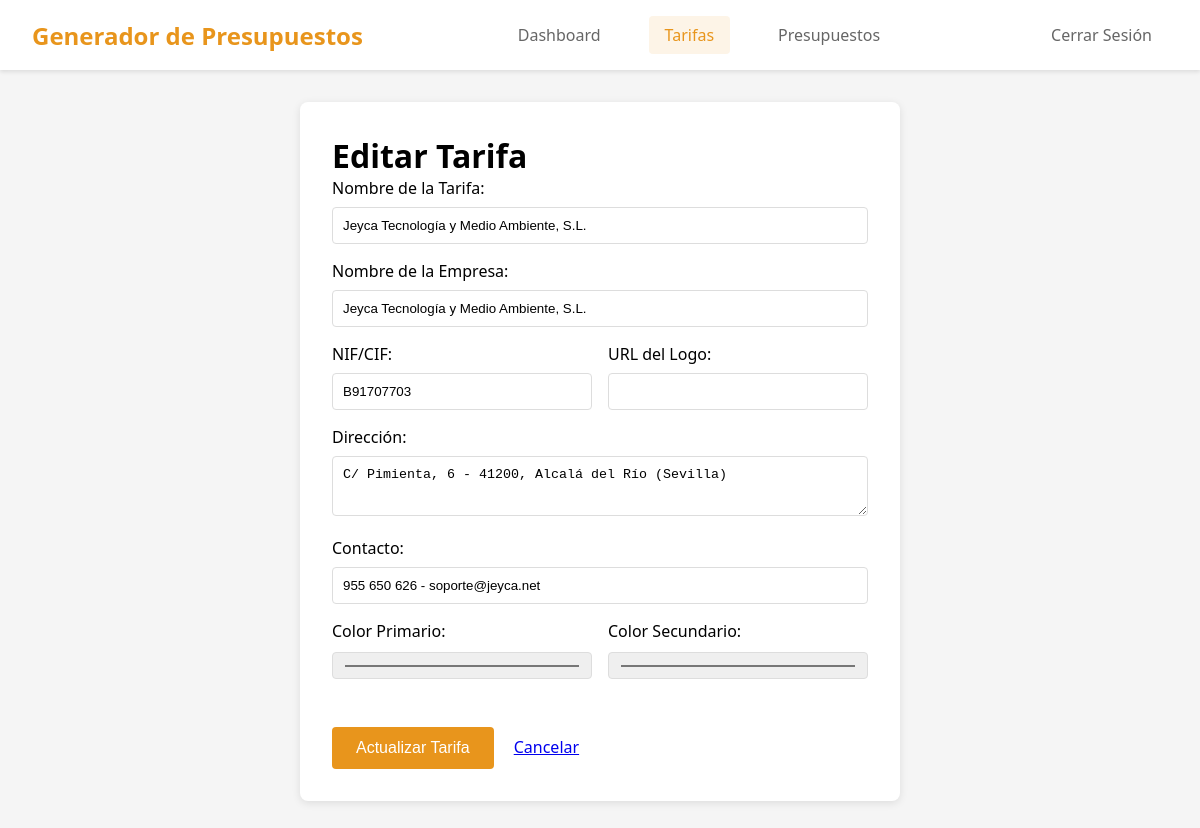
Screenshot of /edit-tariff.php?id=1 (signed in) with the database file from the repository.
### tables this page shows
CREATE TABLE tariffs (
    id INT AUTO_INCREMENT PRIMARY KEY,
    uuid VARCHAR(36) UNIQUE NOT NULL,
    title VARCHAR(255) NOT NULL,
    description TEXT,
    logo_url VARCHAR(500),
    name VARCHAR(255) NOT NULL,
    nif VARCHAR(50),
    address TEXT,
    contact VARCHAR(255),
    template VARCHAR(100) DEFAULT '41200-00001',
    primary_color VARCHAR(7) DEFAULT '#e8951c',
    secondary_color VARCHAR(7) DEFAULT '#109c61',
    summary_note TEXT,
    conditions_note TEXT,
    access ENUM('public', 'private') DEFAULT 'private',
    legal_note TEXT,
    json_tariff_data TEXT NOT NULL,
    user_id INT NOT NULL,
    created_at TIMESTAMP DEFAULT CURRENT_TIMESTAMP,
    FOREIGN KEY (user_id) REFERENCES users(id) ON DELETE CASCADE,
    INDEX idx_uuid (uuid),
    INDEX idx_user_id (user_id)
);

### src/config/config.php (called while the page is built, shortened)
<?php
function asset($path) {
    return ASSETS_URL . '/' . ltrim($path, '/');
}

### public/edit-tariff.php (the view, shortened to what this page needs)
<?php
require_once SRC_PATH . '/config/config.php';
$id = $_GET['id'] ?? null;
$pdo = getConnection();
$stmt = $pdo->prepare("SELECT * FROM tariffs WHERE id = ?");
$stmt->execute([$id]);
$tariff = $stmt->fetch();
?>
<!DOCTYPE html>
<html lang="es">
<head>
    <link rel="stylesheet" href="<?= asset('css/header-styles.css') ?>">
    <link rel="stylesheet" href="<?= asset('css/tariffs-styles.css') ?>">
</head>
<body>
    <div class="header">
        <div class="header-content">
            <div class="logo">Generador de Presupuestos</div>
            <nav class="main-nav">
                <a href="dashboard.php" class="nav-item">Dashboard</a>
                <a href="tariffs.php" class="nav-item active">Tarifas</a>
                <a href="budgets.php" class="nav-item">Presupuestos</a>
            </nav>
            <div class="user-menu">
                <a href="logout.php" class="logout-btn">Cerrar Sesión</a>
            </div>
        </div>
    </div>
    <div class="form-container">
        <h1>Editar Tarifa</h1>
        <form method="POST">
            <div class="form-group">
                <label for="tariff_name">Nombre de la Tarifa:</label>
                <input type="text" id="tariff_name" name="tariff_name" required
                       value="<?= htmlspecialchars($tariff['name']) ?>">
            </div>
            <div class="form-group">
                <label for="company_name">Nombre de la Empresa:</label>
                <input type="text" id="company_name" name="company_name" required
                       value="<?= htmlspecialchars($tariff['name'] ?? '') ?>">
            </div>
            <div class="form-row">
                <div class="form-group">
                    <label for="company_nif">NIF/CIF:</label>
                    <input type="text" id="company_nif" name="company_nif"
                           value="<?= htmlspecialchars($tariff['nif'] ?? '') ?>">
                </div>
                <div class="form-group">
                    <label for="logo_url">URL del Logo:</label>
                    <input type="url" id="logo_url" name="logo_url"
                           value="<?= htmlspecialchars($tariff['logo_url'] ?? '') ?>">
                </div>
            </div>
            <div class="form-group">
                <label for="company_address">Dirección:</label>
                <textarea id="company_address" name="company_address"><?= htmlspecialchars($tariff['address'] ?? '') ?></textarea>
            </div>
            <div class="form-group">
                <label for="company_contact">Contacto:</label>
                <input type="text" id="company_contact" name="company_contact"
                       value="<?= htmlspecialchars($tariff['contact'] ?? '') ?>">
            </div>
            <div class="form-row">
                <div class="form-group">
                    <label for="primary_color">Color Primario:</label>
                    <input type="color" id="primary_color" name="primary_color"
                           value="<?= $tariff['primary_color'] ?? '#e8951c' ?>">
                </div>
                <div class="form-group">
                    <label for="secondary_color">Color Secundario:</label>
                    <input type="color" id="secondary_color" name="secondary_color"
                           value="<?= $tariff['secondary_color'] ?? '#109c61' ?>">
                </div>
            </div>
            <div style="margin-top: 2rem;">
                <button type="submit" class="btn-submit">Actualizar Tarifa</button>
                <a href="tariffs.php" style="margin-left: 1rem;">Cancelar</a>
            </div>
        </form>
    </div>
</body>
</html>

### public/assets/css/header-styles.css (style rules this page uses)
.header { background: white; box-shadow: 0 2px 4px rgba(0,0,0,0.1); position: sticky; top: 0; z-index: 100; }
.header-content { max-width: 1400px; margin: 0 auto; display: flex; align-items: center; justify-content: space-between; padding: 1rem 2rem; }
.logo { font-size: 1.5rem; font-weight: bold; color: #e8951c; }
.main-nav { display: flex; gap: 2rem; }
.nav-item { text-decoration: none; color: #666; font-weight: 500; padding: 0.5rem 1rem; border-radius: 4px; transition: all 0.3s; }
.nav-item.active { color: #e8951c; background: rgba(232, 149, 28, 0.1); }
.user-menu { display: flex; align-items: center; }
.logout-btn { color: #666; text-decoration: none; font-weight: 500; padding: 0.5rem 1rem; border-radius: 4px; transition: all 0.3s; }

### public/assets/css/tariffs-styles.css (style rules this page uses)
* { margin: 0; padding: 0; box-sizing: border-box; }
body { font-family: 'Segoe UI', Tahoma, Geneva, Verdana, sans-serif; background: #f5f5f5; }

### public/edit-tariff.php (style rules this page uses)
.form-container { max-width: 600px; margin: 2rem auto; background: white; padding: 2rem; border-radius: 8px; box-shadow: 0 2px 8px rgba(0,0,0,0.1); }
.form-group { margin-bottom: 1rem; }
.form-group label { display: block; margin-bottom: 0.5rem; font-weight: 500; }
.form-group input, .form-group textarea { width: 100%; padding: 10px; border: 1px solid #ddd; border-radius: 4px; }
.form-group textarea { resize: vertical; height: 60px; }
.form-row { display: grid; grid-template-columns: 1fr 1fr; gap: 1rem; }
.btn-submit { background: #e8951c; color: white; padding: 12px 24px; border: none; border-radius: 4px; cursor: pointer; font-size: 16px; }

### rows the page displays
tariffs: tariff_name "Jeyca Tecnología y Medio Ambiente, S.L.", company_name "Jeyca Tecnología y Medio Ambiente, S.L.", company_nif "B91707703", company_address "C/ Pimienta, 6 - 41200, Alcalá del Río (Sevilla)", company_contact "955 650 626 - soporte@jeyca.net", primary_color "#e8951c", secondary_color "#109c61"
